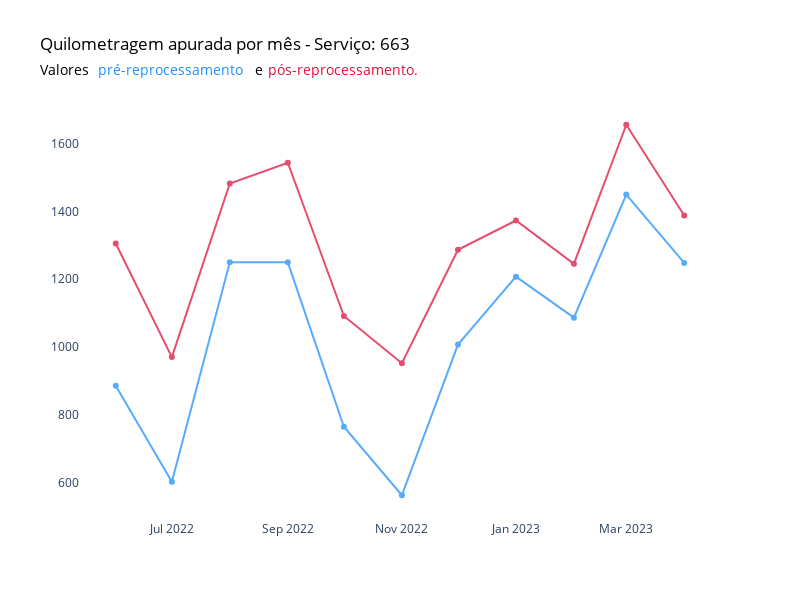

Write notebook code for a chart like this one.
### Code cell
# Criar o gráfico de linha
fig = go.Figure()

# Adicionar a linha com pontos para km_mes_ano['distancia_total']
fig.add_trace(go.Scatter(x=km_mes_ano['mes_ano'], y=km_mes_ano['distancia_total'],
                         mode='lines+markers',
                         name='Km pré-reprocessamento',
                         marker=dict(color='dodgerblue'),
                         opacity=0.75))

# Adicionar a linha com pontos para km_mes_ano['distancia_total_reprocessada']
fig.add_trace(go.Scatter(x=km_mes_ano['mes_ano'], y=km_mes_ano['distancia_total_reprocessada'],
                         mode='lines+markers',
                         name='Km reprocessada',
                         marker=dict(color='crimson'),
                         opacity=0.75))

# Configurar layout e outros parâmetros do gráfico
fig.update_layout(
    title=dict(text="Quilometragem apurada por mês - Serviço: 663", font=dict(color='black')),
    showlegend=False,
    width=800,
    height=600,
    plot_bgcolor='white',
    xaxis=dict(showgrid=False, zeroline=False),
    yaxis=dict(showgrid=False, zeroline=False),
    # Adicionando anotações para o subtítulo com cores específicas
    annotations=[
        dict(
            x=-0.065,
            y=1.10,
            xref='paper',
            yref='paper',
            xanchor='left',
            text='Valores',
            showarrow=False,
            font=dict(color='black', size=14)
        ),
        dict(
            x=0.025,
            y=1.10,
            xref='paper',
            yref='paper',
            xanchor='left',
            text='pré-reprocessamento',
            showarrow=False,
            font=dict(color='dodgerblue', size=14)
        ),
        dict(
            x=0.27,
            y=1.10,
            xref='paper',
            yref='paper',
            xanchor='left',
            text='e',
            showarrow=False,
            font=dict(color='black', size=14)
        ),
        dict(
            x=0.29,
            y=1.10,
            xref='paper',
            yref='paper',
            xanchor='left',
            text='pós-reprocessamento.',
            showarrow=False,
            font=dict(color='crimson', size=14)
        )
    ]
)

fig.show()

### Figure 1 — Plotly figure (JSON) as saved in the notebook; plotly's stock layout.template omitted (floating-point values rounded to 4 significant figures)
{"data": [{"marker": {"color": "dodgerblue"}, "mode": "lines+markers", "name": "Km pré-reprocessamento", "opacity": 0.75, "type": "scatter", "x": ["2022-06", "2022-07", "2022-08", "2022-09", "2022-10", "2022-11", "2022-12", "2023-01", "2023-02", "2023-03", "2023-04"], "y": [887.0, 604.0, 1250.0, 1250.0, 766.1, 564.5, 1008, 1208.0, 1087.0, 1449.0, 1248.0]}, {"marker": {"color": "crimson"}, "mode": "lines+markers", "name": "Km reprocessada", "opacity": 0.75, "type": "scatter", "x": ["2022-06", "2022-07", "2022-08", "2022-09", "2022-10", "2022-11", "2022-12", "2023-01", "2023-02", "2023-03", "2023-04"], "y": [1305.0, 971.1, 1482.0, 1543.0, 1092.0, 952.8, 1287.0, 1373.0, 1246.0, 1655.0, 1387.0]}], "layout": {"annotations": [{"font": {"color": "black", "size": 14}, "showarrow": false, "text": "Valores", "x": -0.065, "xanchor": "left", "xref": "paper", "y": 1.1, "yref": "paper"}, {"font": {"color": "dodgerblue", "size": 14}, "showarrow": false, "text": "pré-reprocessamento", "x": 0.025, "xanchor": "left", "xref": "paper", "y": 1.1, "yref": "paper"}, {"font": {"color": "black", "size": 14}, "showarrow": false, "text": "e", "x": 0.27, "xanchor": "left", "xref": "paper", "y": 1.1, "yref": "paper"}, {"font": {"color": "crimson", "size": 14}, "showarrow": false, "text": "pós-reprocessamento.", "x": 0.29, "xanchor": "left", "xref": "paper", "y": 1.1, "yref": "paper"}], "height": 600, "plot_bgcolor": "white", "showlegend": false, "title": {"font": {"color": "black"}, "text": "Quilometragem apurada por mês - Serviço: 663"}, "width": 800, "xaxis": {"showgrid": false, "zeroline": false}, "yaxis": {"showgrid": false, "zeroline": false}}}
